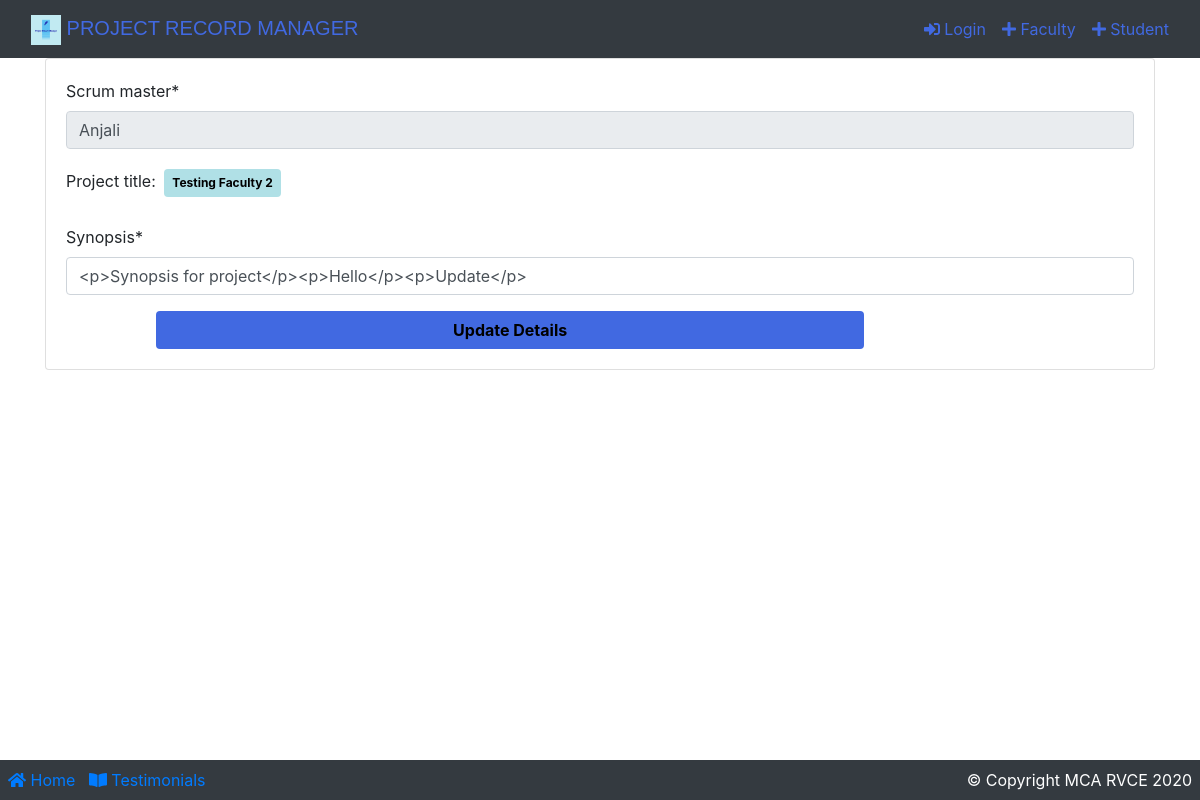
Screenshot of /facultyCommentSynopsis/6 with the database file from the repository.
### app/models.py (models this page shows)
class ProjectSynopsis(models.Model):
    scrum_master = models.CharField(max_length=100, default="scrum master")
    project_title = models.ForeignKey(
        Team, on_delete=models.CASCADE, null=True)
    synopsis = HTMLField()
    created_at = models.DateTimeField(auto_now_add=True)
    updated_at = models.DateTimeField(auto_now=True)
    def __str__(self):
        return str(self.project_title) + "synopsis"

class Team(models.Model):
    owner = models.CharField(max_length=555, unique=True)
    partner = models.OneToOneField(
        Student, on_delete=models.CASCADE, null=True, blank=True, unique=True)
    guide = models.ForeignKey(
        Faculty, on_delete=models.CASCADE, null=True, blank=True)
    title = models.CharField(max_length=555, null=True, unique=True)
    created_at = models.DateTimeField(auto_now_add=True)
    updated_at = models.DateTimeField(auto_now=True)
    class Meta:
        db_table = "team"
    def __str__(self):
        return str(self.title) + ", Student1:  " + str(self.owner) + ", student2:  " + str(
            self.partner) + ", Guide:  " + str(self.guide)

### app/views.py (the view)
# urls.py: path('facultyCommentSynopsis/<int:teamId>', views.facultyCommentSynopsis, name="facultyCommentSynopsis"),
def facultyCommentSynopsis(request, teamId):
    queryset = ""
    form = ""
    ret = ""
    try:
        print("TeamId:", teamId)
        queryset = ProjectSynopsis.objects.filter(project_title=int(teamId))
        print(queryset)
        context = {}
        obj = get_object_or_404(ProjectSynopsis, project_title=int(teamId))
        form = ProjectSynopsisForm(request.POST or None, instance=obj)
        if form.is_valid():
            form.save()
            return redirect("facultyDashboard")
    except:
        ret = "First create synopsis!!!"
    return render(request, 'project/commentSynopsis.html', {'formc': form, 'qs': queryset, 'ret': ret})

### app/forms.py
class ProjectSynopsisForm(forms.ModelForm):
    synopsis = forms.CharField(
        label="Synopsis", widget=TinyMCE(attrs={'cols': 50, 'rows': 10, "class": "form-control",
                                                "placeholder": "Synopsis details"}))
    class Meta:
        model = ProjectSynopsis
        fields = ['id', 'scrum_master', 'project_title', 'synopsis']

### app/models.py (called while the page is built)
    def __str__(self):
        return self.name + ' ' + self.email

    def __str__(self):
        return self.name + ' ' + self.email

### templates/project/commentSynopsis.html (shortened to what this page needs)
{% extends 'base.html' %}
{% load static %}
{% load crispy_forms_tags %}
{% block content %}
    <div class="container">
        <div class="card">
            <div class="card-body">
                {% if qs %}
                    <form method="POST">
                        {% for data in qs %}
                            <div id="div_id_scrum_master" class="form-group">
                                <label for="id_scrum_master" class=" requiredField">
                                    Scrum master<span class="asteriskField">*</span>
                                </label>
                                <div class="">
                                    <input type="text" name="scrum_master" value="{{ data.scrum_master }}"
                                           maxlength="100"
                                           class="textinput textInput form-control" required="" id="id_scrum_master"
                                           readonly>
                                </div>
                            </div>
                            <div id="div_id_project_title" class="form-group">
                                <label for="id_project_title" class=" requiredField">
                                    Project title: <span class="badge p-2 m-1 font-weight-bolder"
                                                         style="color: black;background-color: powderblue;"> {{ data.project_title.title }}</span>
                                </label>
                            </div>
                        {% endfor %}
                        {{ formc.synopsis|as_crispy_field }}
                        <div class="form-row">
                            <div class="form-group col-md-8 mb-0 offset-1">
                                <button type="submit" class="btn btn-block font-weight-bold"
                                        style="background: royalblue;color: black; ">Update Details
                                </button>
                            </div>
                        </div>
                    </form>
                {% else %}
                    <h4 class="text-danger">{{ ret }}</h4>
                {% endif %}
            </div>
        </div>
    </div>
{% endblock %}

### rows the page displays
ProjectSynopsis: scrum_master "Anjali", project_title "Testing Faculty 2", synopsis "<p>Synopsis for project</p><p>Hello</p><p>Update</p>"
